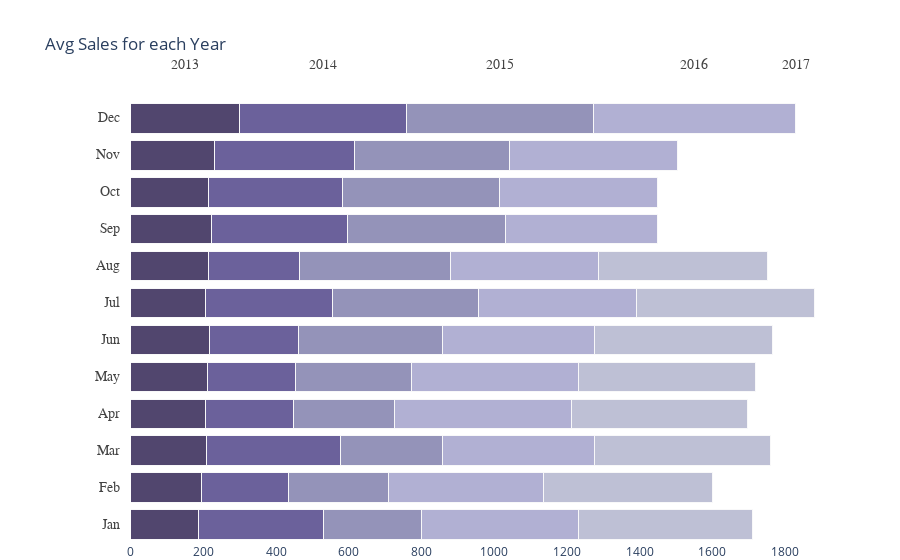

The notebook cell saved with this chart:
### Code cell
# Average Sales Analysis for Year-Month
# data 
df_2013 = df_train1[df_train1['year']==2013][['month','sales']]
df_2013 = df_2013.groupby('month').agg({"sales" : "mean"}).reset_index().rename(columns={'sales':'s13'})
df_2014 = df_train1[df_train1['year']==2014][['month','sales']]
df_2014 = df_2014.groupby('month').agg({"sales" : "mean"}).reset_index().rename(columns={'sales':'s14'})
df_2015 = df_train1[df_train1['year']==2015][['month','sales']]
df_2015 = df_2015.groupby('month').agg({"sales" : "mean"}).reset_index().rename(columns={'sales':'s15'})
df_2016 = df_train1[df_train1['year']==2016][['month','sales']]
df_2016 = df_2016.groupby('month').agg({"sales" : "mean"}).reset_index().rename(columns={'sales':'s16'})
df_2017 = df_train1[df_train1['year']==2017][['month','sales']]
df_2017 = df_2017.groupby('month').agg({"sales" : "mean"}).reset_index()
df_2017_no = pd.DataFrame({'month': [9,10,11,12], 'sales':[0,0,0,0]})
df_2017 = df_2017.append(df_2017_no).rename(columns={'sales':'s17'})
df_year = df_2013.merge(df_2014,on='month').merge(df_2015,on='month').merge(df_2016,on='month').merge(df_2017,on='month')

# top levels
top_labels = ['2013', '2014', '2015', '2016', '2017']

colors = ['rgba(38, 24, 74, 0.8)', 'rgba(71, 58, 131, 0.8)',
          'rgba(122, 120, 168, 0.8)', 'rgba(164, 163, 204, 0.85)',
          'rgba(190, 192, 213, 1)']

# X axis value 
df_year = df_year[['s13','s14','s15','s16','s17']].replace(np.nan,0)
x_data = df_year.values

# y axis value (Month)
df_2013['month'] =['Jan','Feb','Mar','Apr','May','Jun','Jul','Aug','Sep','Oct','Nov','Dec']
y_data = df_2013['month'].tolist()

fig = go.Figure()
for i in range(0, len(x_data[0])):
    for xd, yd in zip(x_data, y_data):
        fig.add_trace(go.Bar(
            x=[xd[i]], y=[yd],
            orientation='h',
            marker=dict(
                color=colors[i],
                line=dict(color='rgb(248, 248, 249)', width=1)
            )
        ))

fig.update_layout(title='Avg Sales for each Year',
    xaxis=dict(showgrid=False, 
               zeroline=False, domain=[0.15, 1]),
    yaxis=dict(showgrid=False, showline=False,
               showticklabels=False, zeroline=False),
    barmode='stack', 
    template="plotly_white",
    margin=dict(l=0, r=50, t=100, b=10),
    showlegend=False, 
)

annotations = []
for yd, xd in zip(y_data, x_data):
    # labeling the y-axis
    annotations.append(dict(xref='paper', yref='y',
                            x=0.14, y=yd,
                            xanchor='right',
                            text=str(yd),
                            font=dict(family='Arial', size=14,
                                      color='rgb(67, 67, 67)'),
                            showarrow=False, align='right'))
    # labeling the first Likert scale (on the top)
    if yd == y_data[-1]:
        annotations.append(dict(xref='x', yref='paper',
                                x=xd[0] / 2, y=1.1,
                                text=top_labels[0],
                                font=dict(family='Arial', size=14,
                                          color='rgb(67, 67, 67)'),
                          showarrow=False))
    space = xd[0]
    for i in range(1, len(xd)):
            # labeling the Likert scale
            if yd == y_data[-1]:
                annotations.append(dict(xref='x', yref='paper',
                                        x=space + (xd[i]/2), y=1.1,
                                        text=top_labels[i],
                                        font=dict(family='Arial', size=14,
                                                  color='rgb(67, 67, 67)'),
                                        showarrow=False))
            space += xd[i]
fig.update_layout(
    annotations=annotations)
fig.show()

### Figure 1 — Plotly figure (JSON) as saved in the notebook; plotly's stock layout.template omitted (floating-point values rounded to 4 significant figures)
{"data": [{"marker": {"color": "rgba(38, 24, 74, 0.8)", "line": {"color": "rgb(248, 248, 249)", "width": 1}}, "orientation": "h", "type": "bar", "x": [187.0], "y": ["Jan"]}, {"marker": {"color": "rgba(38, 24, 74, 0.8)", "line": {"color": "rgb(248, 248, 249)", "width": 1}}, "orientation": "h", "type": "bar", "x": [193.6], "y": ["Feb"]}, {"marker": {"color": "rgba(38, 24, 74, 0.8)", "line": {"color": "rgb(248, 248, 249)", "width": 1}}, "orientation": "h", "type": "bar", "x": [206.9], "y": ["Mar"]}, {"marker": {"color": "rgba(38, 24, 74, 0.8)", "line": {"color": "rgb(248, 248, 249)", "width": 1}}, "orientation": "h", "type": "bar", "x": [205.6], "y": ["Apr"]}, {"marker": {"color": "rgba(38, 24, 74, 0.8)", "line": {"color": "rgb(248, 248, 249)", "width": 1}}, "orientation": "h", "type": "bar", "x": [210.2], "y": ["May"]}, {"marker": {"color": "rgba(38, 24, 74, 0.8)", "line": {"color": "rgb(248, 248, 249)", "width": 1}}, "orientation": "h", "type": "bar", "x": [215.7], "y": ["Jun"]}, {"marker": {"color": "rgba(38, 24, 74, 0.8)", "line": {"color": "rgb(248, 248, 249)", "width": 1}}, "orientation": "h", "type": "bar", "x": [204.0], "y": ["Jul"]}, {"marker": {"color": "rgba(38, 24, 74, 0.8)", "line": {"color": "rgb(248, 248, 249)", "width": 1}}, "orientation": "h", "type": "bar", "x": [212.5], "y": ["Aug"]}, {"marker": {"color": "rgba(38, 24, 74, 0.8)", "line": {"color": "rgb(248, 248, 249)", "width": 1}}, "orientation": "h", "type": "bar", "x": [220.6], "y": ["Sep"]}, {"marker": {"color": "rgba(38, 24, 74, 0.8)", "line": {"color": "rgb(248, 248, 249)", "width": 1}}, "orientation": "h", "type": "bar", "x": [213.2], "y": ["Oct"]}, {"marker": {"color": "rgba(38, 24, 74, 0.8)", "line": {"color": "rgb(248, 248, 249)", "width": 1}}, "orientation": "h", "type": "bar", "x": [231.1], "y": ["Nov"]}, {"marker": {"color": "rgba(38, 24, 74, 0.8)", "line": {"color": "rgb(248, 248, 249)", "width": 1}}, "orientation": "h", "type": "bar", "x": [298.7], "y": ["Dec"]}, {"marker": {"color": "rgba(71, 58, 131, 0.8)", "line": {"color": "rgb(248, 248, 249)", "width": 1}}, "orientation": "h", "type": "bar", "x": [342.3], "y": ["Jan"]}, {"marker": {"color": "rgba(71, 58, 131, 0.8)", "line": {"color": "rgb(248, 248, 249)", "width": 1}}, "orientation": "h", "type": "bar", "x": [241.3], "y": ["Feb"]}, {"marker": {"color": "rgba(71, 58, 131, 0.8)", "line": {"color": "rgb(248, 248, 249)", "width": 1}}, "orientation": "h", "type": "bar", "x": [368.7], "y": ["Mar"]}, {"marker": {"color": "rgba(71, 58, 131, 0.8)", "line": {"color": "rgb(248, 248, 249)", "width": 1}}, "orientation": "h", "type": "bar", "x": [240.6], "y": ["Apr"]}, {"marker": {"color": "rgba(71, 58, 131, 0.8)", "line": {"color": "rgb(248, 248, 249)", "width": 1}}, "orientation": "h", "type": "bar", "x": [242.2], "y": ["May"]}, {"marker": {"color": "rgba(71, 58, 131, 0.8)", "line": {"color": "rgb(248, 248, 249)", "width": 1}}, "orientation": "h", "type": "bar", "x": [244.6], "y": ["Jun"]}, {"marker": {"color": "rgba(71, 58, 131, 0.8)", "line": {"color": "rgb(248, 248, 249)", "width": 1}}, "orientation": "h", "type": "bar", "x": [350.8], "y": ["Jul"]}, {"marker": {"color": "rgba(71, 58, 131, 0.8)", "line": {"color": "rgb(248, 248, 249)", "width": 1}}, "orientation": "h", "type": "bar", "x": [251.4], "y": ["Aug"]}, {"marker": {"color": "rgba(71, 58, 131, 0.8)", "line": {"color": "rgb(248, 248, 249)", "width": 1}}, "orientation": "h", "type": "bar", "x": [374.5], "y": ["Sep"]}, {"marker": {"color": "rgba(71, 58, 131, 0.8)", "line": {"color": "rgb(248, 248, 249)", "width": 1}}, "orientation": "h", "type": "bar", "x": [369.2], "y": ["Oct"]}, {"marker": {"color": "rgba(71, 58, 131, 0.8)", "line": {"color": "rgb(248, 248, 249)", "width": 1}}, "orientation": "h", "type": "bar", "x": [384.1], "y": ["Nov"]}, {"marker": {"color": "rgba(71, 58, 131, 0.8)", "line": {"color": "rgb(248, 248, 249)", "width": 1}}, "orientation": "h", "type": "bar", "x": [459.8], "y": ["Dec"]}, {"marker": {"color": "rgba(122, 120, 168, 0.8)", "line": {"color": "rgb(248, 248, 249)", "width": 1}}, "orientation": "h", "type": "bar", "x": [269.7], "y": ["Jan"]}, {"marker": {"color": "rgba(122, 120, 168, 0.8)", "line": {"color": "rgb(248, 248, 249)", "width": 1}}, "orientation": "h", "type": "bar", "x": [275.4], "y": ["Feb"]}, {"marker": {"color": "rgba(122, 120, 168, 0.8)", "line": {"color": "rgb(248, 248, 249)", "width": 1}}, "orientation": "h", "type": "bar", "x": [282.4], "y": ["Mar"]}, {"marker": {"color": "rgba(122, 120, 168, 0.8)", "line": {"color": "rgb(248, 248, 249)", "width": 1}}, "orientation": "h", "type": "bar", "x": [279.7], "y": ["Apr"]}, {"marker": {"color": "rgba(122, 120, 168, 0.8)", "line": {"color": "rgb(248, 248, 249)", "width": 1}}, "orientation": "h", "type": "bar", "x": [321.0], "y": ["May"]}, {"marker": {"color": "rgba(122, 120, 168, 0.8)", "line": {"color": "rgb(248, 248, 249)", "width": 1}}, "orientation": "h", "type": "bar", "x": [397.2], "y": ["Jun"]}, {"marker": {"color": "rgba(122, 120, 168, 0.8)", "line": {"color": "rgb(248, 248, 249)", "width": 1}}, "orientation": "h", "type": "bar", "x": [403.0], "y": ["Jul"]}, {"marker": {"color": "rgba(122, 120, 168, 0.8)", "line": {"color": "rgb(248, 248, 249)", "width": 1}}, "orientation": "h", "type": "bar", "x": [415.7], "y": ["Aug"]}, {"marker": {"color": "rgba(122, 120, 168, 0.8)", "line": {"color": "rgb(248, 248, 249)", "width": 1}}, "orientation": "h", "type": "bar", "x": [434.7], "y": ["Sep"]}, {"marker": {"color": "rgba(122, 120, 168, 0.8)", "line": {"color": "rgb(248, 248, 249)", "width": 1}}, "orientation": "h", "type": "bar", "x": [432.2], "y": ["Oct"]}, {"marker": {"color": "rgba(122, 120, 168, 0.8)", "line": {"color": "rgb(248, 248, 249)", "width": 1}}, "orientation": "h", "type": "bar", "x": [426.6], "y": ["Nov"]}, {"marker": {"color": "rgba(122, 120, 168, 0.8)", "line": {"color": "rgb(248, 248, 249)", "width": 1}}, "orientation": "h", "type": "bar", "x": [513.8], "y": ["Dec"]}, {"marker": {"color": "rgba(164, 163, 204, 0.85)", "line": {"color": "rgb(248, 248, 249)", "width": 1}}, "orientation": "h", "type": "bar", "x": [434.1], "y": ["Jan"]}, {"marker": {"color": "rgba(164, 163, 204, 0.85)", "line": {"color": "rgb(248, 248, 249)", "width": 1}}, "orientation": "h", "type": "bar", "x": [424.7], "y": ["Feb"]}, {"marker": {"color": "rgba(164, 163, 204, 0.85)", "line": {"color": "rgb(248, 248, 249)", "width": 1}}, "orientation": "h", "type": "bar", "x": [418.7], "y": ["Mar"]}, {"marker": {"color": "rgba(164, 163, 204, 0.85)", "line": {"color": "rgb(248, 248, 249)", "width": 1}}, "orientation": "h", "type": "bar", "x": [488.1], "y": ["Apr"]}, {"marker": {"color": "rgba(164, 163, 204, 0.85)", "line": {"color": "rgb(248, 248, 249)", "width": 1}}, "orientation": "h", "type": "bar", "x": [457.7], "y": ["May"]}, {"marker": {"color": "rgba(164, 163, 204, 0.85)", "line": {"color": "rgb(248, 248, 249)", "width": 1}}, "orientation": "h", "type": "bar", "x": [419.6], "y": ["Jun"]}, {"marker": {"color": "rgba(164, 163, 204, 0.85)", "line": {"color": "rgb(248, 248, 249)", "width": 1}}, "orientation": "h", "type": "bar", "x": [432.6], "y": ["Jul"]}, {"marker": {"color": "rgba(164, 163, 204, 0.85)", "line": {"color": "rgb(248, 248, 249)", "width": 1}}, "orientation": "h", "type": "bar", "x": [406.4], "y": ["Aug"]}, {"marker": {"color": "rgba(164, 163, 204, 0.85)", "line": {"color": "rgb(248, 248, 249)", "width": 1}}, "orientation": "h", "type": "bar", "x": [419.3], "y": ["Sep"]}, {"marker": {"color": "rgba(164, 163, 204, 0.85)", "line": {"color": "rgb(248, 248, 249)", "width": 1}}, "orientation": "h", "type": "bar", "x": [435.0], "y": ["Oct"]}, {"marker": {"color": "rgba(164, 163, 204, 0.85)", "line": {"color": "rgb(248, 248, 249)", "width": 1}}, "orientation": "h", "type": "bar", "x": [462.9], "y": ["Nov"]}, {"marker": {"color": "rgba(164, 163, 204, 0.85)", "line": {"color": "rgb(248, 248, 249)", "width": 1}}, "orientation": "h", "type": "bar", "x": [557.1], "y": ["Dec"]}, {"marker": {"color": "rgba(190, 192, 213, 1)", "line": {"color": "rgb(248, 248, 249)", "width": 1}}, "orientation": "h", "type": "bar", "x": [476.6], "y": ["Jan"]}, {"marker": {"color": "rgba(190, 192, 213, 1)", "line": {"color": "rgb(248, 248, 249)", "width": 1}}, "orientation": "h", "type": "bar", "x": [466.0], "y": ["Feb"]}, {"marker": {"color": "rgba(190, 192, 213, 1)", "line": {"color": "rgb(248, 248, 249)", "width": 1}}, "orientation": "h", "type": "bar", "x": [483.4], "y": ["Mar"]}, {"marker": {"color": "rgba(190, 192, 213, 1)", "line": {"color": "rgb(248, 248, 249)", "width": 1}}, "orientation": "h", "type": "bar", "x": [482.2], "y": ["Apr"]}, {"marker": {"color": "rgba(190, 192, 213, 1)", "line": {"color": "rgb(248, 248, 249)", "width": 1}}, "orientation": "h", "type": "bar", "x": [487.2], "y": ["May"]}, {"marker": {"color": "rgba(190, 192, 213, 1)", "line": {"color": "rgb(248, 248, 249)", "width": 1}}, "orientation": "h", "type": "bar", "x": [488.7], "y": ["Jun"]}, {"marker": {"color": "rgba(190, 192, 213, 1)", "line": {"color": "rgb(248, 248, 249)", "width": 1}}, "orientation": "h", "type": "bar", "x": [489.9], "y": ["Jul"]}, {"marker": {"color": "rgba(190, 192, 213, 1)", "line": {"color": "rgb(248, 248, 249)", "width": 1}}, "orientation": "h", "type": "bar", "x": [465.1], "y": ["Aug"]}, {"marker": {"color": "rgba(190, 192, 213, 1)", "line": {"color": "rgb(248, 248, 249)", "width": 1}}, "orientation": "h", "type": "bar", "x": [0], "y": ["Sep"]}, {"marker": {"color": "rgba(190, 192, 213, 1)", "line": {"color": "rgb(248, 248, 249)", "width": 1}}, "orientation": "h", "type": "bar", "x": [0], "y": ["Oct"]}, {"marker": {"color": "rgba(190, 192, 213, 1)", "line": {"color": "rgb(248, 248, 249)", "width": 1}}, "orientation": "h", "type": "bar", "x": [0], "y": ["Nov"]}, {"marker": {"color": "rgba(190, 192, 213, 1)", "line": {"color": "rgb(248, 248, 249)", "width": 1}}, "orientation": "h", "type": "bar", "x": [0], "y": ["Dec"]}], "layout": {"annotations": [{"align": "right", "font": {"color": "rgb(67, 67, 67)", "family": "Arial", "size": 14}, "showarrow": false, "text": "Jan", "x": 0.14, "xanchor": "right", "xref": "paper", "y": "Jan", "yref": "y"}, {"align": "right", "font": {"color": "rgb(67, 67, 67)", "family": "Arial", "size": 14}, "showarrow": false, "text": "Feb", "x": 0.14, "xanchor": "right", "xref": "paper", "y": "Feb", "yref": "y"}, {"align": "right", "font": {"color": "rgb(67, 67, 67)", "family": "Arial", "size": 14}, "showarrow": false, "text": "Mar", "x": 0.14, "xanchor": "right", "xref": "paper", "y": "Mar", "yref": "y"}, {"align": "right", "font": {"color": "rgb(67, 67, 67)", "family": "Arial", "size": 14}, "showarrow": false, "text": "Apr", "x": 0.14, "xanchor": "right", "xref": "paper", "y": "Apr", "yref": "y"}, {"align": "right", "font": {"color": "rgb(67, 67, 67)", "family": "Arial", "size": 14}, "showarrow": false, "text": "May", "x": 0.14, "xanchor": "right", "xref": "paper", "y": "May", "yref": "y"}, {"align": "right", "font": {"color": "rgb(67, 67, 67)", "family": "Arial", "size": 14}, "showarrow": false, "text": "Jun", "x": 0.14, "xanchor": "right", "xref": "paper", "y": "Jun", "yref": "y"}, {"align": "right", "font": {"color": "rgb(67, 67, 67)", "family": "Arial", "size": 14}, "showarrow": false, "text": "Jul", "x": 0.14, "xanchor": "right", "xref": "paper", "y": "Jul", "yref": "y"}, {"align": "right", "font": {"color": "rgb(67, 67, 67)", "family": "Arial", "size": 14}, "showarrow": false, "text": "Aug", "x": 0.14, "xanchor": "right", "xref": "paper", "y": "Aug", "yref": "y"}, {"align": "right", "font": {"color": "rgb(67, 67, 67)", "family": "Arial", "size": 14}, "showarrow": false, "text": "Sep", "x": 0.14, "xanchor": "right", "xref": "paper", "y": "Sep", "yref": "y"}, {"align": "right", "font": {"color": "rgb(67, 67, 67)", "family": "Arial", "size": 14}, "showarrow": false, "text": "Oct", "x": 0.14, "xanchor": "right", "xref": "paper", "y": "Oct", "yref": "y"}, {"align": "right", "font": {"color": "rgb(67, 67, 67)", "family": "Arial", "size": 14}, "showarrow": false, "text": "Nov", "x": 0.14, "xanchor": "right", "xref": "paper", "y": "Nov", "yref": "y"}, {"align": "right", "font": {"color": "rgb(67, 67, 67)", "family": "Arial", "size": 14}, "showarrow": false, "text": "Dec", "x": 0.14, "xanchor": "right", "xref": "paper", "y": "Dec", "yref": "y"}, {"font": {"color": "rgb(67, 67, 67)", "family": "Arial", "size": 14}, "showarrow": false, "text": "2013", "x": 149.3, "xref": "x", "y": 1.1, "yref": "paper"}, {"font": {"color": "rgb(67, 67, 67)", "family": "Arial", "size": 14}, "showarrow": false, "text": "2014", "x": 528.6, "xref": "x", "y": 1.1, "yref": "paper"}, {"font": {"color": "rgb(67, 67, 67)", "family": "Arial", "size": 14}, "showarrow": false, "text": "2015", "x": 1015.0, "xref": "x", "y": 1.1, "yref": "paper"}, {"font": {"color": "rgb(67, 67, 67)", "family": "Arial", "size": 14}, "showarrow": false, "text": "2016", "x": 1551.0, "xref": "x", "y": 1.1, "yref": "paper"}, {"font": {"color": "rgb(67, 67, 67)", "family": "Arial", "size": 14}, "showarrow": false, "text": "2017", "x": 1829.0, "xref": "x", "y": 1.1, "yref": "paper"}], "barmode": "stack", "margin": {"b": 10, "l": 0, "r": 50, "t": 100}, "showlegend": false, "title": {"text": "Avg Sales for each Year"}, "xaxis": {"domain": [0.15, 1], "showgrid": false, "zeroline": false}, "yaxis": {"showgrid": false, "showline": false, "showticklabels": false, "zeroline": false}}}
